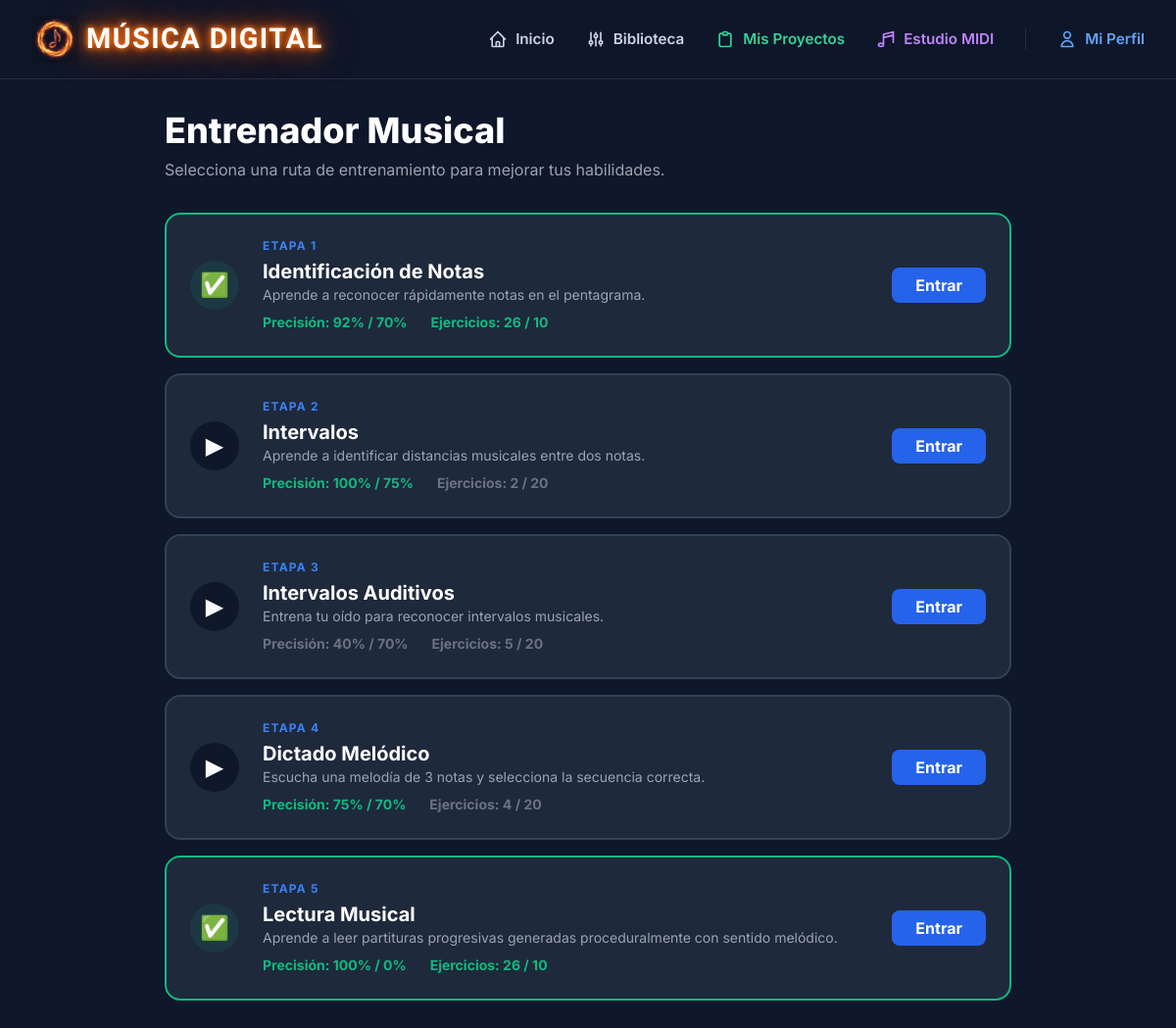
/entrenador/ (signed in), run on the app's committed database.
### trainer/models.py (models this page shows, shortened)
class Game(models.Model):
    slug = models.SlugField(unique=True)
    name = models.CharField(max_length=100)
    description = models.TextField()
    order = models.IntegerField(default=1)
    recommended_accuracy = models.IntegerField(default=0)
    recommended_attempts = models.IntegerField(default=0)

class Score(models.Model):
    user = models.ForeignKey(User, on_delete=models.CASCADE, related_name='scores')
    game = models.ForeignKey(Game, on_delete=models.CASCADE)
    level = models.IntegerField(default=1)
    total_points = models.IntegerField(default=0)
    max_streak = models.IntegerField(default=0)
    current_streak = models.IntegerField(default=0)
    correct_answers = models.IntegerField(default=0)
    total_answers = models.IntegerField(default=0)
    class Meta:
        unique_together = ('user', 'game')
    @property
    def accuracy(self):
        if self.total_answers == 0:
            return 0
        return round((self.correct_answers / self.total_answers) * 100)

### trainer/views.py (the view)
# urls.py: path('entrenador/', views.entrenador_index, name='entrenador_index'),
@login_required
def entrenador_index(request):
    progress = get_user_progress(request.user)
    return render(request, 'trainer/entrenador_index.html', {'progress': progress})

### trainer/views.py (called while the page is built)
def get_user_progress(user):
    games = Game.objects.all().order_by('order')
    progress = []
    for game in games:
        score, _ = Score.objects.get_or_create(user=user, game=game)
        completed = False
        if score.total_answers >= game.recommended_attempts:
            if score.total_answers > 0 and score.accuracy >= game.recommended_accuracy:
                completed = True
        progress.append({
            'game': game,
            'url_name': f"trainer_{game.slug.replace('-', '_')}",
            'score': score,
            'unlocked': True,  # Everyone is unlocked now
            'completed': completed,
            'accuracy': score.accuracy
        })
    return progress

### templates/trainer/entrenador_index.html (shortened to what this page needs)
{% extends 'base.html' %}
{% block content %}
<div class="container mx-auto px-4 py-8 max-w-4xl">
    <div class="mb-8">
        <h1 class="text-4xl font-extrabold text-white mb-2 drop-shadow-md">Entrenador Musical</h1>
        <p class="text-gray-400">Selecciona una ruta de entrenamiento para mejorar tus habilidades.</p>
    </div>
    <div>
        {% for p in progress %}
            <div class="level-card {% if p.completed %}completed{% endif %}">
                <div class="level-icon">
                    {% if p.completed %}✅{% else %}▶{% endif %}
                </div>
                <div class="flex-1">
                    <div class="text-xs font-bold text-blue-500 uppercase tracking-widest mb-1">Etapa {{ p.game.order }}</div>
                    <h3 class="text-xl font-bold text-white">{{ p.game.name }}</h3>
                    <p class="text-gray-400 text-sm mb-2">{{ p.game.description }}</p>
                    <div class="flex gap-6 text-sm font-bold">
                        <span class="{% if p.accuracy >= p.game.recommended_accuracy %}text-emerald-500{% else %}text-gray-500{% endif %}">
                            Precisión: {{ p.accuracy }}% / {{ p.game.recommended_accuracy }}%
                        </span>
                        <span class="{% if p.score.total_answers >= p.game.recommended_attempts %}text-emerald-500{% else %}text-gray-500{% endif %}">
                            Ejercicios: {{ p.score.total_answers }} / {{ p.game.recommended_attempts }}
                        </span>
                    </div>
                </div>
                <div>
                    <a href="{% url p.url_name %}" class="bg-blue-600 hover:bg-blue-500 text-white font-bold py-2 px-6 rounded-lg transition-colors">
                        Entrar
                    </a>
                </div>
            </div>
        {% endfor %}
    </div>
</div>
{% endblock %}

### templates/base.html (style rules this page uses)
:root { --primary: #3b82f6; --primary-hover: #2563eb; --bg: #0f172a; --surface: #1e293b; --text: #f8fafc; --text-secondary: #94a3b8; --success: #10b981; --danger: #ef4444; --border: #334155; }
body { font-family: 'Inter', sans-serif; background-color: var(--bg); color: var(--text); line-height: 1.5; min-height: 100vh; display: flex; flex-direction: column; }

### templates/trainer/entrenador_index.html (style rules this page uses)
.level-card { display: flex; align-items: center; background: var(--surface); border-radius: 1rem; padding: 1.5rem; margin-bottom: 1rem; border: 2px solid var(--border); }
.level-card.completed { border-color: var(--success); }
.level-icon { width: 50px; height: 50px; border-radius: 50%; display: flex; align-items: center; justify-content: center; font-size: 1.5rem; background: var(--bg); margin-right: 1.5rem; }
.level-card.completed .level-icon { background: rgba(16, 185, 129, 0.1); color: var(--success); }

### data on the page
Game: game.order "1", game.name "Identificación de Notas", game.description "Aprende a reconocer rápidamente notas en el pentagrama.", accuracy "92", game.recommended_accuracy "70", score.total_answers "26", game.recommended_attempts "10"
Game: game.order "2", game.name "Intervalos", game.description "Aprende a identificar distancias musicales entre dos notas.", accuracy "100", game.recommended_accuracy "75", score.total_answers "2", game.recommended_attempts "20"
Game: game.order "3", game.name "Intervalos Auditivos", game.description "Entrena tu oído para reconocer intervalos musicales.", accuracy "40", game.recommended_accuracy "70", score.total_answers "5", game.recommended_attempts "20"
Game: game.order "4", game.name "Dictado Melódico", game.description "Escucha una melodía de 3 notas y selecciona la secuencia correcta.", accuracy "75", game.recommended_accuracy "70", score.total_answers "4", game.recommended_attempts "20"
Game: game.order "5", game.name "Lectura Musical", game.description "Aprende a leer partituras progresivas generadas proceduralmente con sentido melódico.", accuracy "100", game.recommended_accuracy "0", score.total_answers "26", game.recommended_attempts "10"
